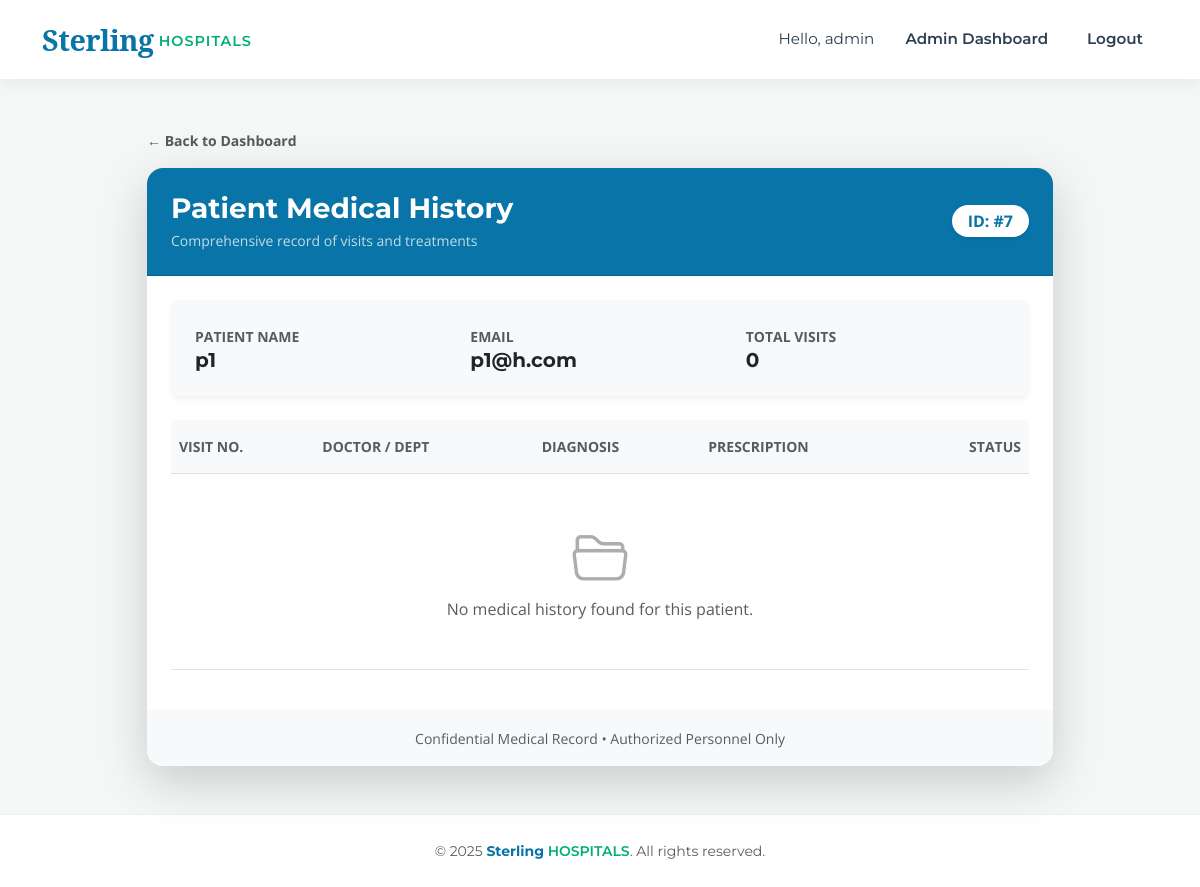
The app's page /patient_history/7 (signed in), older data.
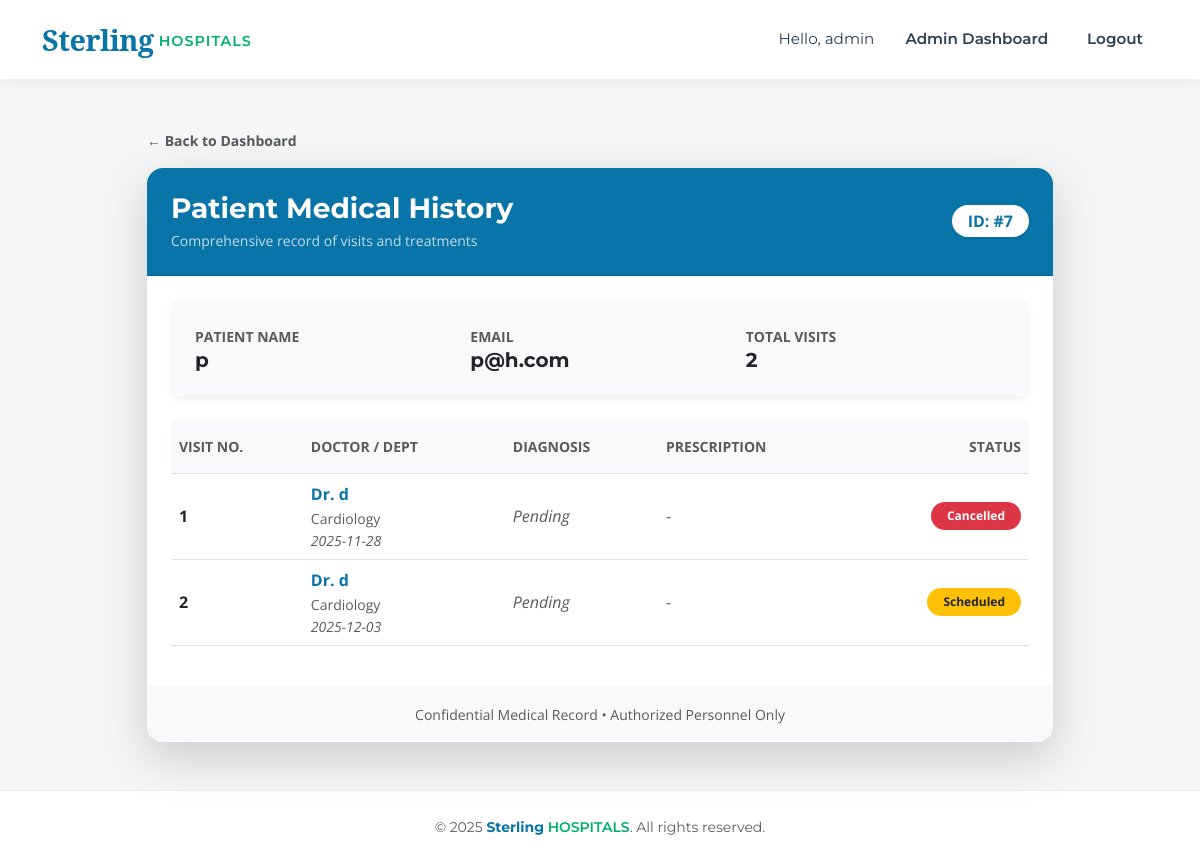
The same page, newer data.
### models.py (models this page shows)
class User(db.Model, UserMixin):
    __tablename__ = 'users'
    id = db.Column(db.Integer, primary_key=True)
    username = db.Column(db.String(100), unique=True, nullable=False)
    email = db.Column(db.String(120), unique=True, nullable=False)
    password = db.Column(db.String(200), nullable=False)
    role = db.Column(db.String(20), nullable=False)  # admin, doctor, patient
    phone_number = db.Column(db.String(15), nullable=True)
    is_active_user = db.Column(db.Boolean, default=True)
    department_id = db.Column(db.Integer, db.ForeignKey('departments.id'), nullable=True)
    doctor_appointments = db.relationship('Appointment', foreign_keys='Appointment.doctor_id', backref='doctor_ref', lazy=True)
    patient_appointments = db.relationship('Appointment', foreign_keys='Appointment.patient_id', backref='patient_ref', lazy=True)

class Appointment(db.Model):
    __tablename__ = 'appointments'
    id = db.Column(db.Integer, primary_key=True)
    patient_id = db.Column(db.Integer, db.ForeignKey('users.id'), nullable=False)
    doctor_id = db.Column(db.Integer, db.ForeignKey('users.id'), nullable=False)
    appointment_date = db.Column(db.Date, nullable=False)
    appointment_time = db.Column(db.Time, nullable=False)
    status = db.Column(db.String(20), default='Pending')
    treatment = db.relationship('Treatment', backref='appointment', uselist=False, lazy=True)
    created_at = db.Column(db.DateTime, default=datetime.utcnow)

class Department(db.Model):
    __tablename__ = 'departments'
    id = db.Column(db.Integer, primary_key=True)
    name = db.Column(db.String(100), unique=True, nullable=False)
    description = db.Column(db.Text, nullable=True)
    doctors = db.relationship('User', backref='department', lazy=True)

### app.py (the view)
@app.route('/patient_history/<int:patient_id>')
@login_required
def patient_history(patient_id):
    if current_user.role not in ['admin', 'doctor'] and current_user.id != patient_id:
        return redirect(url_for('index'))
    return render_template('patient_history.html', patient=db.session.get(User, patient_id), history=Appointment.query.filter_by(patient_id=patient_id).all())

### app.py (called while the page is built)
@login_manager.user_loader
def load_user(user_id):
    return db.session.get(User, int(user_id))

### templates/patient_history.html (shortened to what the changed rows need)
{% extends "base.html" %}
{% block content %}
<div class="container mt-4">
    <div class="row justify-content-center">
        <div class="col-lg-10">
            <div class="card shadow-lg border-0 rounded-4 overflow-hidden">
                <div class="card-header bg-primary text-white p-4 d-flex justify-content-between align-items-center">
                    <div>
                        <span class="badge bg-white text-primary fs-6 px-3 py-2 rounded-pill shadow-sm">
                            ID: #{{ patient.id }}
                        </span>
                    </div>
                </div>
                <div class="card-body p-4 bg-white">
                    <div class="card bg-light border-0 rounded-3 mb-4">
                        <div class="card-body p-4">
                            <div class="row g-3">
                                <div class="col-md-4">
                                    <small class="text-muted fw-bold text-uppercase">Patient Name</small>
                                    <h5 class="fw-bold text-dark mb-0">{{ patient.username }}</h5>
                                </div>
                                <div class="col-md-4">
                                    <small class="text-muted fw-bold text-uppercase">Email</small>
                                    <h5 class="fw-bold text-dark mb-0">{{ patient.email }}</h5>
                                </div>
                                <div class="col-md-4">
                                    <small class="text-muted fw-bold text-uppercase">Total Visits</small>
                                    <h5 class="fw-bold text-dark mb-0">{{ history|length }}</h5>
                                </div>
                            </div>
                        </div>
                    </div>
                    <div class="table-responsive">
                        <table class="table table-hover align-middle">
                            <thead class="table-light">
                                <tr>
                                    <th class="py-3 text-muted small fw-bold text-uppercase">Visit No.</th>
                                    <th class="py-3 text-muted small fw-bold text-uppercase">Doctor / Dept</th>
                                    <th class="py-3 text-muted small fw-bold text-uppercase">Diagnosis</th>
                                    <th class="py-3 text-muted small fw-bold text-uppercase">Prescription</th>
                                    <th class="py-3 text-muted small fw-bold text-uppercase text-end">Status</th>
                                </tr>
                            </thead>
                            <tbody>
                                {% for appointment in history %}
                                <tr>
                                    <td class="fw-bold text-dark">{{ loop.index }}</td>
                                    <td>
                                        <div class="fw-bold text-primary">Dr. {{ appointment.doctor_ref.username }}</div>
                                        <small class="text-muted">{{ appointment.doctor_ref.department.name if appointment.doctor_ref.department else 'General' }}</small>
                                        <div class="small text-muted fst-italic">{{ appointment.appointment_date }}</div>
                                    </td>
                                    <td>
                                        {% if appointment.treatment %}
                                            {{ appointment.treatment.diagnosis }}
                                        {% else %}
                                            <span class="text-muted fst-italic">Pending</span>
                                        {% endif %}
                                    </td>
                                    <td>
                                        {% if appointment.treatment %}
                                            {{ appointment.treatment.prescription }}
                                        {% else %}
                                            <span class="text-muted">-</span>
                                        {% endif %}
                                    </td>
                                    <td class="text-end">
                                        {% if appointment.status == 'Completed' %}
                                            <span class="badge bg-success text-white rounded-pill px-3 py-2">Completed</span>
                                        {% elif appointment.status == 'Cancelled' %}
                                            <span class="badge bg-danger text-white rounded-pill px-3 py-2">Cancelled</span>
                                        {% else %}
                                            <span class="badge bg-warning text-dark rounded-pill px-3 py-2">Scheduled</span>
                                        {% endif %}
                                    </td>
                                </tr>
                                {% else %}
                                <tr>
                                    <td colspan="5" class="text-center py-5 text-muted">
                                        <i class="bi bi-folder2-open display-4 d-block mb-2 opacity-50"></i>
                                        No medical history found for this patient.
                                    </td>
                                </tr>
                                {% endfor %}
                            </tbody>
                        </table>
                    </div>
                </div>
            </div>
        </div>
    </div>
</div>
{% endblock %}

Row changes from the older to the newer data that the page shows:
changed User id 7: username "p1" → "p"; email "p1@h.com" → "p@h.com"
added Appointment: doctor_ref.username "d", doctor_ref.department "Cardiology", appointment_date "2025-11-28", status "Cancelled"
added Appointment: doctor_ref.username "d", doctor_ref.department "Cardiology", appointment_date "2025-12-03", status "Scheduled"
Text that changed along with them:
{{ history|length }}: "0" → "2"
text no longer shown: "No medical history found for this patient."
